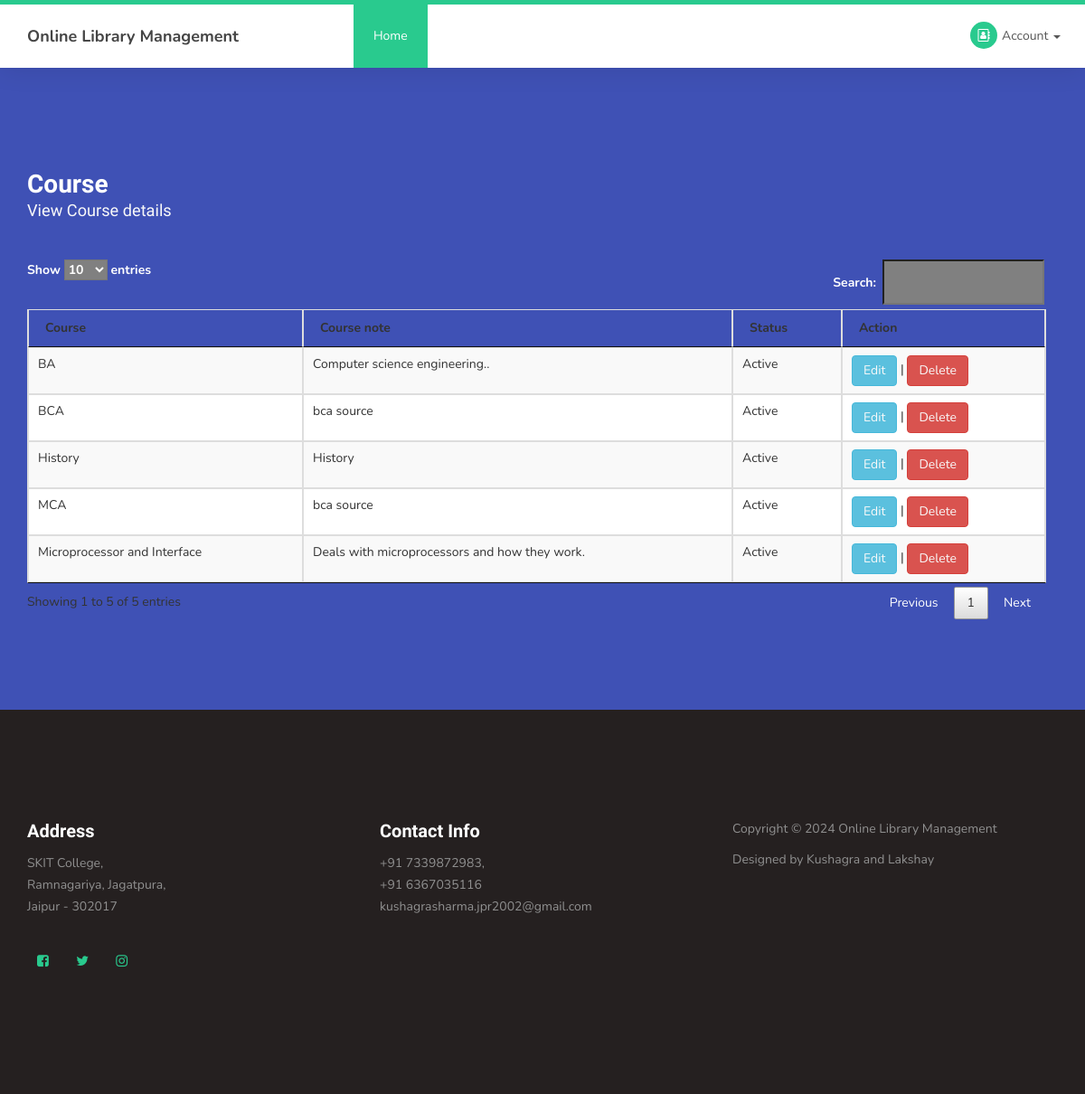
The page /viewbookcourse.php (signed in) on the database its author committed.
### tables this page shows
CREATE TABLE `course` (
  `courseid` int(10) NOT NULL,
  `branchid` int(10) NOT NULL,
  `course` varchar(50) NOT NULL,
  `coursenote` text NOT NULL,
  `status` varchar(10) NOT NULL
);

### viewbookcourse.php (the view, shortened to what this page needs)
<?php
include("header.php");
?>
     <section id="contact">
          <div class="container">
               <div class="row">
                    <div class="col-md-12 col-sm-12">
                         <form id="contact-form" role="form" action="" method="post">
                              <div class="section-title">
                                   <h2>Course <small>View Course details</small></h2>
                              </div>
                              <div class="col-md-12 col-sm-12">
<table id="idviewbook"  class="table table-striped table-bordered"  >
	<thead>
		<tr>
			<th>Course</th>
            <th>Course note</th>
			<th>Status</th>
			<th>Action</th>
		</tr>
	</thead>
	<tbody>
	<?php
	$sql= "SELECT * FROM course";
	$qsql = mysqli_query($con,$sql);
	while($rs = mysqli_fetch_array($qsql))
	{
		echo "<tr>
			<td>$rs[course]</td>
			<td>$rs[coursenote]</td>
			<td>$rs[status]</td>
			<td><a href='course.php?editid=$rs[courseid]' '  class='btn btn-info' >Edit</a> | <a  class='btn btn-danger' href='viewbookcourse.php?delid=$rs[courseid]' onclick='return confirmdel()'>Delete</a></td>
		</tr>";
	}
	?>
	</tbody>
</table>
                              </div>
                         </form>
                    </div>
               </div>
          </div>
     </section>
<?php
include("footer.php");
?>

### css/templatemo-style.css (style rules this page uses)
body { background: #ffffff; font-family: 'Nunito', sans-serif; overflow-x: hidden; padding-top: 70px; }
h1,h2,h3,h4,h5,h6 { font-family: 'Muli', sans-serif; font-weight: bold; line-height: inherit; }
h2 { color: #353535; font-size: 2em; padding-bottom: 10px; }
html { -webkit-font-smoothing: antialiased; }
a { color: #252525; -webkit-transition: 0.5s; transition: 0.5s; text-decoration: none !important; }
a, input, button, .form-control { -webkit-transition: 0.5s; transition: 0.5s; }
.section-title { padding-bottom: 40px; }
.section-title h2 { margin: 0; }
.section-title small { display: block; }
section { position: relative; padding: 100px 0; }
#contact { background: #3f51b5; }
#contact h2 { color: #ffffff; }
#contact .section-title { padding-bottom: 20px; }
#contact h2 > small, #contact p, #contact a { color: #f9f9f9; }
#contact-form { padding: 1em 0; }
#contact-form .col-md-12, #contact-form .col-md-4 { padding-left: 0; }

### rows shown on the page
course: course "BCA", coursenote "bca source", status "Active"
course: course "MCA", coursenote "bca source", status "Active"
course: course "BA", coursenote "Computer science engineering..", status "Active"
course: course "History", coursenote "History", status "Active"
course: course "Microprocessor and Interface", coursenote "Deals with microprocessors and how they work.", status "Active"
